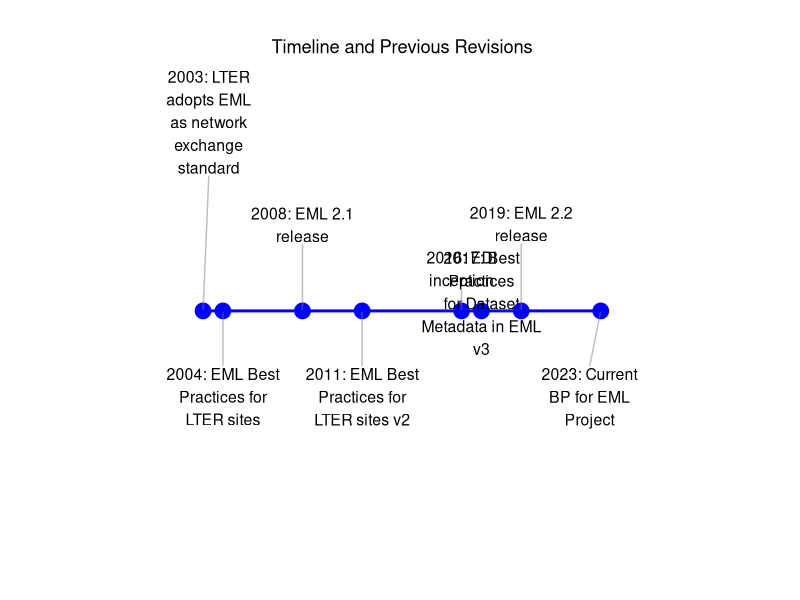

The R script that drew this image:
# Date: 2023-04-17
# Author: Gabriel Kamener
# Author email:gkamener@fiu.edu
# Organization:
# Florida Coastal Everglades LTER


# Load libraries
library(tidyverse)
library(ggrepel)
library(ggtext)

# Load data
input_data <- read_csv('data/eml_best_practices_intro_events.csv')

# Format data for plotting
prepare_for_plot <- input_data %>%
  mutate(Event_formatted = paste(Year, Event, sep = ": "))

# Create timeline plot
output <- ggplot(prepare_for_plot, aes(x = Year, y = 0, label = str_wrap(Event_formatted, width = 15))) +
  geom_point(size = 5, color = "blue") +
  geom_line(aes(group = 1), color = "blue", size = 1) +
  scale_x_continuous(limits = c(2002, 2024)) +
  theme_classic() +
  ggtitle("Timeline and Previous Revisions", ) +
  theme(plot.title = element_text(hjust = 0.5),
        axis.line.x = element_blank(),
        axis.text.x = element_blank(),
        axis.title.x = element_blank(),
        axis.ticks.x = element_blank(),
        axis.line.y = element_blank(),
        axis.text.y = element_blank(),
        axis.title.y = element_blank(),
        axis.ticks.y = element_blank(),
        panel.grid.major.y = element_blank(),
        panel.grid.minor.y = element_blank(),
        panel.border = element_blank(),
        panel.background = element_blank(),
        plot.margin = unit(c(1, 4, 1, 4), "cm")) +
  geom_text_repel(size = 4, hjust = 0.5, 
                  force = 0.5, # adjust the force to control the amount of repulsion
                  segment.color = "grey50",
                  direction = "y",
                  segment.alpha = 0.5,
                  vjust = ifelse(seq_along(input_data$Event) %% 2 == 0, 2, -2))

# Save plot to file
ggsave("plots/EML_event_timeline.png", width = 24.97, height = 15.21, unit = "cm", device = "png", limitsize = FALSE)